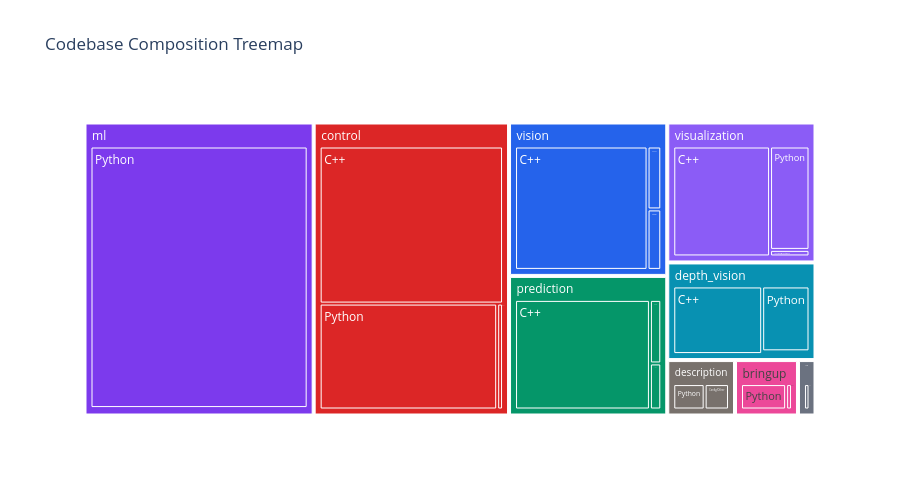

Notebook source saved alongside this figure:
### Code cell
# Treemap: package -> language breakdown
treemap_data = []
for _, row in pkg_df.iterrows():
    for lang in ['C++', 'Python', 'Config/Other']:
        if row[lang] > 0:
            treemap_data.append({
                'package': row['package'],
                'language': lang,
                'loc': row[lang],
                'label': f"{row['package']}/{lang}"
            })

tree_df = pd.DataFrame(treemap_data)
fig = px.treemap(
    tree_df, path=['package', 'language'], values='loc',
    title='Codebase Composition Treemap',
    color='package',
    color_discrete_map={
        'vision': '#2563EB', 'control': '#DC2626', 'prediction': '#059669',
        'ml': '#7C3AED', 'depth_vision': '#0891B2', 'visualization': '#8B5CF6',
        'bringup': '#EC4899', 'description': '#78716C', 'msgs': '#6B7280'
    }
)
fig.update_layout(height=500)
fig.show()

### Figure 1 — Plotly figure (JSON) as saved in the notebook; plotly's stock layout.template omitted (floating-point values rounded to 4 significant figures)
{"data": [{"branchvalues": "total", "customdata": [["bringup"], ["bringup"], ["bringup"], ["control"], ["control"], ["control"], ["control"], ["depth_vision"], ["depth_vision"], ["depth_vision"], ["depth_vision"], ["description"], ["description"], ["description"], ["ml"], ["ml"], ["ml"], ["msgs"], ["msgs"], ["prediction"], ["prediction"], ["prediction"], ["prediction"], ["vision"], ["vision"], ["vision"], ["vision"], ["visualization"], ["visualization"], ["visualization"], ["visualization"]], "domain": {"x": [0, 1], "y": [0, 1]}, "hovertemplate": "labels=%{label}<br>loc=%{value}<br>parent=%{parent}<br>id=%{id}<br>package=%{customdata[0]}<extra></extra>", "ids": ["bringup/Python", "bringup/Config/Other", "bringup", "control/C++", "control", "control/Config/Other", "control/Python", "depth_vision", "depth_vision/Python", "depth_vision/C++", "depth_vision/Config/Other", "description", "description/Config/Other", "description/Python", "ml/Config/Other", "ml/Python", "ml", "msgs", "msgs/Config/Other", "prediction/Config/Other", "prediction/Python", "prediction/C++", "prediction", "vision/C++", "vision", "vision/Config/Other", "vision/Python", "visualization/Config/Other", "visualization/Python", "visualization/C++", "visualization"], "labels": ["Python", "Config/Other", "bringup", "C++", "control", "Config/Other", "Python", "depth_vision", "Python", "C++", "Config/Other", "description", "Config/Other", "Python", "Config/Other", "Python", "ml", "msgs", "Config/Other", "Config/Other", "Python", "C++", "prediction", "C++", "vision", "Config/Other", "Python", "Config/Other", "Python", "C++", "visualization"], "marker": {"colors": ["#EC4899", "#EC4899", "#EC4899", "#DC2626", "#DC2626", "#DC2626", "#DC2626", "#0891B2", "#0891B2", "#0891B2", "#0891B2", "#78716C", "#78716C", "#78716C", "#7C3AED", "#7C3AED", "#7C3AED", "#6B7280", "#6B7280", "#059669", "#059669", "#059669", "#059669", "#2563EB", "#2563EB", "#2563EB", "#2563EB", "#8B5CF6", "#8B5CF6", "#8B5CF6", "#8B5CF6"]}, "name": "", "parents": ["bringup", "bringup", "", "control", "", "control", "control", "", "depth_vision", "depth_vision", "depth_vision", "", "description", "description", "ml", "ml", "", "", "msgs", "prediction", "prediction", "prediction", "", "vision", "", "vision", "vision", "visualization", "visualization", "visualization", ""], "type": "treemap", "values": [1647.0, 214.0, 1861.0, 18230.0, 30530.0, 393.0, 11900.0, 7716.0, 2571.0, 5036.0, 109.0, 2002.0, 875.0, 1127.0, 195.0, 35610.0, 35810.0, 518.0, 518.0, 384.0, 530.0, 10870.0, 11780.0, 11730.0, 12940.0, 619.0, 595.0, 191.0, 3012.0, 7859.0, 11060.0]}], "layout": {"height": 500, "legend": {"tracegroupgap": 0}, "title": {"text": "Codebase Composition Treemap"}}}
